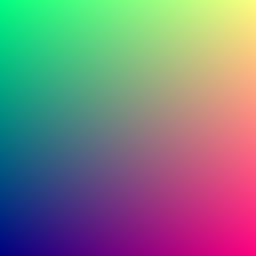
#> input picture OS-Open-Ended-Project/generated.bmp, 256 x 256 px
$ python app2.py
#> lines starting #> are read from the running program, lines starting #| are printed output that depends on the picture
import cv2
import numpy as np
import matplotlib.pyplot as plt
import time
from skimage.metrics import structural_similarity as ssim
from concurrent.futures import ThreadPoolExecutor
import psutil

# Function to calculate MSE
def mean_squared_error(image1, image2):
    # Ensure both images are grayscale (2D)
    if image1.ndim == 3:  # Convert to grayscale if the image is in color (3 channels)
        image1 = cv2.cvtColor(image1, cv2.COLOR_BGR2GRAY)
    if image2.ndim == 3:  # Convert to grayscale if the image is in color (3 channels)
        image2 = cv2.cvtColor(image2, cv2.COLOR_BGR2GRAY)

    # Compute MSE
    return np.sum((image1 - image2) ** 2) / float(image1.shape[0] * image1.shape[1])

# Function to compare images using SSIM
def compare_images(image1, image2):
    # Ensure images are grayscale for SSIM
    if image1.ndim == 3:
        image1 = cv2.cvtColor(image1, cv2.COLOR_BGR2GRAY)
    if image2.ndim == 3:
        image2 = cv2.cvtColor(image2, cv2.COLOR_BGR2GRAY)

    return ssim(image1, image2)

# Grayscale conversion function (single-threaded)
def to_grayscale_single(image):
    return cv2.cvtColor(image, cv2.COLOR_BGR2GRAY)

# Grayscale conversion function (multi-threaded)
def to_grayscale_threaded(image, num_threads=4):
    def process_chunk(start, end):
        return cv2.cvtColor(image[start:end, :], cv2.COLOR_BGR2GRAY)

    # Split image into chunks and process in parallel
    height = image.shape[0]
    chunk_size = height // num_threads
    chunks = [(i * chunk_size, (i + 1) * chunk_size) for i in range(num_threads)]

    # Handle last chunk with remaining rows
    if height % num_threads != 0:
        chunks[-1] = (chunks[-1][0], height)

    with ThreadPoolExecutor(max_workers=num_threads) as executor:
        results = executor.map(lambda chunk: process_chunk(chunk[0], chunk[1]), chunks)

    # Combine results
    result = np.vstack(list(results))
    return result

# Function to track CPU usage
def track_cpu_usage():
    # Get current CPU usage percentage
    return psutil.cpu_percent(interval=0.1)  # Interval of 0.1 sec to get accurate reading

# Performance comparison function
def performance_comparison(image, num_threads=4):
    # Track CPU usage before single-threaded processing
    cpu_usage_before_single = track_cpu_usage()

    start_time = time.time()
    grayscale_single = to_grayscale_single(image)
    single_time = time.time() - start_time

    # Track CPU usage after single-threaded processing
    cpu_usage_after_single = track_cpu_usage()

    # Track CPU usage before multi-threaded processing
    cpu_usage_before_threaded = track_cpu_usage()

    start_time = time.time()
    grayscale_threaded = to_grayscale_threaded(image, num_threads)
    threaded_time = time.time() - start_time

    # Track CPU usage after multi-threaded processing
    cpu_usage_after_threaded = track_cpu_usage()

    # Calculate average CPU usage during both processes
    cpu_usage_single = (cpu_usage_before_single + cpu_usage_after_single) / 2
    cpu_usage_threaded = (cpu_usage_before_threaded + cpu_usage_after_threaded) / 2

    return single_time, threaded_time, cpu_usage_single, cpu_usage_threaded

# Main function to process and compare images
def main():
    # Load the image
    image = cv2.imread('generated.bmp')  # Make sure to use the appropriate image path
#> image is the input picture: shape (256, 256, 3); mean B, G, R 128, 126.5, 126.5

    if image is None:
        print("Error: Could not load image.")
        return

    # Grayscale conversion using single-threaded
    grayscale_single = to_grayscale_single(image)
#> in to_grayscale_single, `return cv2.cvtColor(image, cv2.COLOR_BGR2GRAY)`:
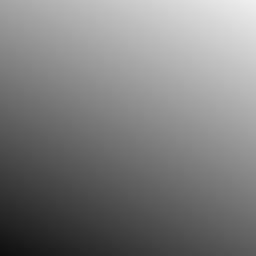
#> returned value: shape (256, 256); min 15, max 240, mean 126.7

    # Grayscale conversion using multi-threaded
    grayscale_threaded = to_grayscale_threaded(image)

    # Compare grayscale and color images using MSE and SSIM
    mse_value = mean_squared_error(grayscale_single, image)
#> mse_value = 0
    ssim_value = compare_images(grayscale_single, image)
#> ssim_value = 1

    print(f'Mean Squared Error (MSE) between grayscale and color image: {mse_value}')
#| Mean Squared Error (MSE) between grayscale and color image: 0.0
    print(f'SSIM between grayscale and color image: {ssim_value}')
#| SSIM between grayscale and color image: 1.0

    # Display images for comparison
    plt.figure(figsize=(10, 5))
    plt.subplot(1, 3, 1)
    plt.title("Original Image")
    plt.imshow(cv2.cvtColor(image, cv2.COLOR_BGR2RGB))

    plt.subplot(1, 3, 2)
    plt.title("Grayscale Image")
    plt.imshow(grayscale_single, cmap='gray')

    plt.subplot(1, 3, 3)
    plt.title("Grayscale Image (Threaded)")
    plt.imshow(grayscale_threaded, cmap='gray')

    plt.show()
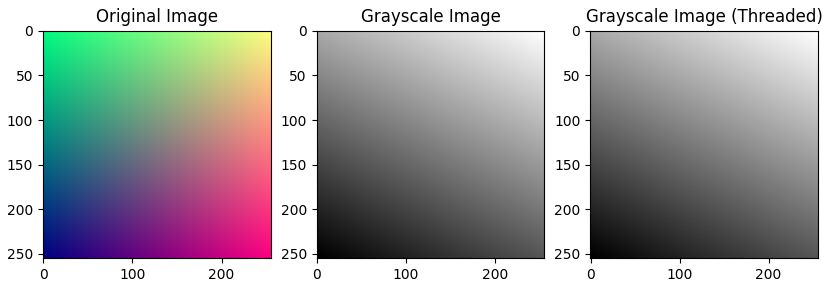
#> figure drawn by matplotlib, 3 panels

    # Performance comparison: Threaded vs Non-threaded
    single_time, threaded_time, cpu_usage_single, cpu_usage_threaded = performance_comparison(image)

    print(f"Multi-threaded processing time: {single_time:.4f} seconds")
    print(f"Single-threaded processing time: {threaded_time:.4f} seconds")
    print(f"CPU usage (Single-threaded): {cpu_usage_single:.2f}%")
    print(f"CPU usage (Multi-threaded): {cpu_usage_threaded:.2f}%")

    # Plot performance comparison (Time)
    labels = ['Multi-threaded', 'Single-threaded']
    times = [single_time, threaded_time]

    plt.figure(figsize=(12, 6))
    plt.subplot(1, 2, 1)
    plt.bar(labels, times, color=['blue', 'green'])
    plt.ylabel('Time (seconds)')
    plt.title('Performance Comparison: Threaded vs Non-threaded')

    # Plot CPU usage comparison
    labels = ['Multi-threaded', 'Single-threaded']
    cpu_usages = [cpu_usage_threaded, cpu_usage_single]
    plt.subplot(1, 2, 2)
    plt.bar(labels, cpu_usages, color=['blue', 'green'])
    plt.ylabel('CPU Usage (%)')
    plt.title('CPU Usage Comparison: Threaded vs Non-threaded')

    plt.tight_layout()
    plt.show()

if __name__ == "__main__":
    main()
#> (the call stopped at in performance_comparison, `cpu_usage_single = (cpu_usage_before_single + cpu_usage_after_single) ..`: psutil is not available in this run)

$ run again, with OS-Open-Ended-Project/comparison.png saved as OS-Open-Ended-Project/generated.bmp
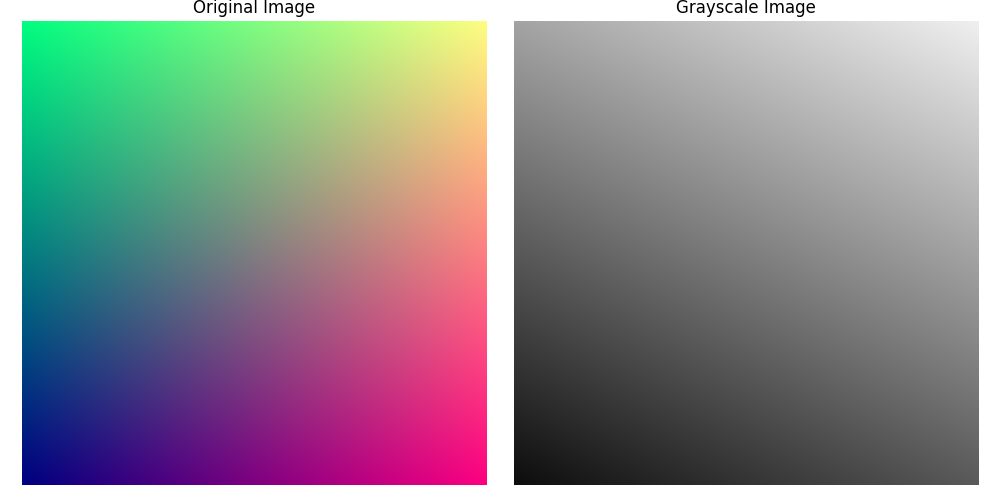
#> input picture OS-Open-Ended-Project/comparison.png, 1000 x 500 px
#> in main, image is the input picture: shape (500, 1000, 3); mean B, G, R 143.8, 142.9, 143
#> in to_grayscale_single, `return cv2.cvtColor(image, cv2.COLOR_BGR2GRAY)`:
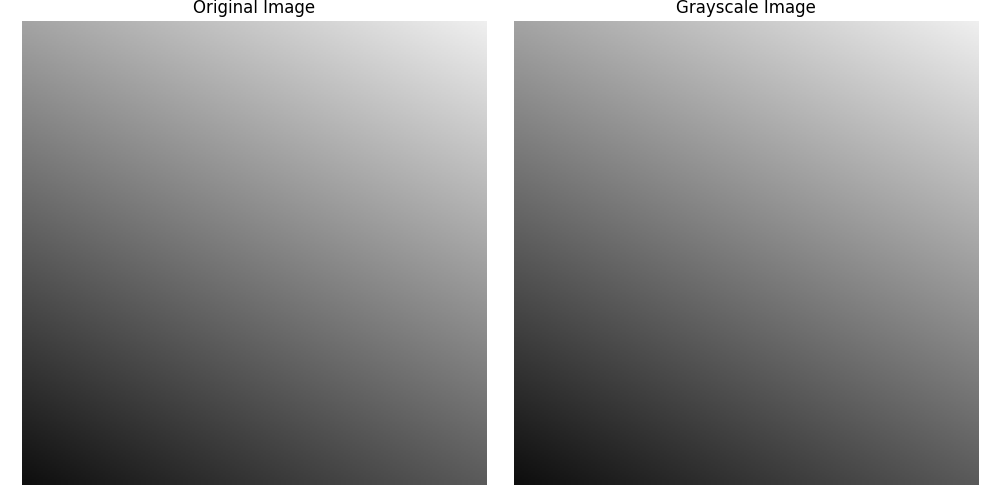
#> returned value: shape (500, 1000); min 0, max 255, mean 143
#> mse_value = 0
#> ssim_value = 1
#| Mean Squared Error (MSE) between grayscale and color image: 0.0
#| SSIM between grayscale and color image: 1.0
#> in main, `plt.show()`:
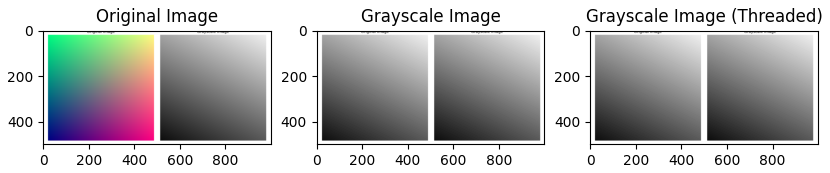
#> figure drawn by matplotlib, 3 panels
